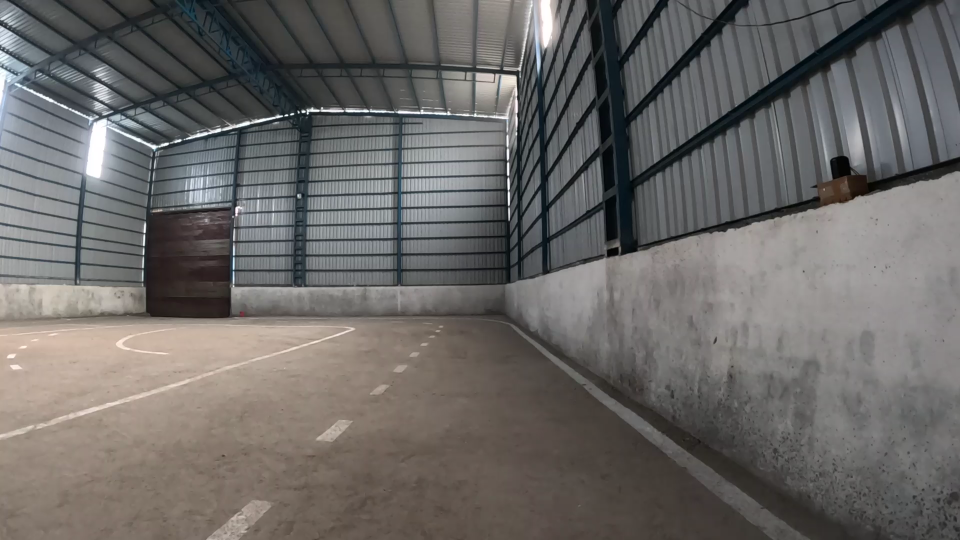
#> input picture CV_IPM_Task/camera_image1.png, 1920 x 1080 px, found by its file name (shown at 1/2 size)
$ python ipm_image.py
#> lines starting #> are read from the running program, lines starting #| are printed output that depends on the picture
#> further down, image is the input picture: shape (1080, 1920, 3); mean B, G, R 102.4, 104.4, 106.7

import numpy as np
import cv2


def do_ipm(image, **kwargs):
    (h, w) = (image.shape[0], image.shape[1])
    ymax = 566
    x1 = w//2 - 386
    x2 = w//2 + 114
    l = 1200
    # Image coordinates after undistortion
    source = np.float32([[24., 539.], [931., 599.], [737., 424.], [361., 426.]])

    # Image coordinates without undistortion
    # source = np.float32([[19., 550.], [1004., 611.], [767., 436.], [374., 431.]])
    destination  = np.float32([[x1, ymax], [x2, ymax], [x2, ymax-l], [x1, ymax-l]])
    M = cv2.getPerspectiveTransform(source, destination)
    warped = cv2.warpPerspective(image, M, (w, h), flags=cv2.INTER_LINEAR, borderMode=cv2.BORDER_CONSTANT, borderValue=0)

    return warped


def undistort( image, camera=1):
#> called with camera = 1
    camera_matrix = None
    dist_coeffs = None
    if camera==1: #camera1 parameters - Front Camera
        camera_matrix = np.array([[722.2992, 0,952.2574], [0, 722.1567, 539.8917], [0, 0, 1.000]])
        dist_coeffs = np.array([[-0.2058, 0.0562, 0., 0., 0.]])
    elif camera==0: #camera2 parameters - Left Camera
        camera_matrix = np.array([[841.6960, 0, 617.4311], [0, 840.6221, 388.3993], [0, 0, 1.000]])
        dist_coeffs = np.array([[-0.4017, 0.1730, 0., 0., 0.]])
    elif camera==2: #camera3 parameters - Right Camera
        camera_matrix = np.array([[874.9190, 0, 606.9020], [0, 868.3715, 370.6982], [0, 0, 1.000]])
        dist_coeffs = np.array([[-0.4519, 0.1926, 0., 0., 0.]])
    print(np.shape(image))
#| (1080, 1920, 3)
    width, height = np.shape(image)[1], np.shape(image)[0]
#> width = 1920; height = 1080
    newcameramatrix, _ = cv2.getOptimalNewCameraMatrix(camera_matrix, dist_coeffs, (width, height), 1, (width, height))
    undistorted_image = cv2.undistort(image, camera_matrix, dist_coeffs, None, newcameramatrix)
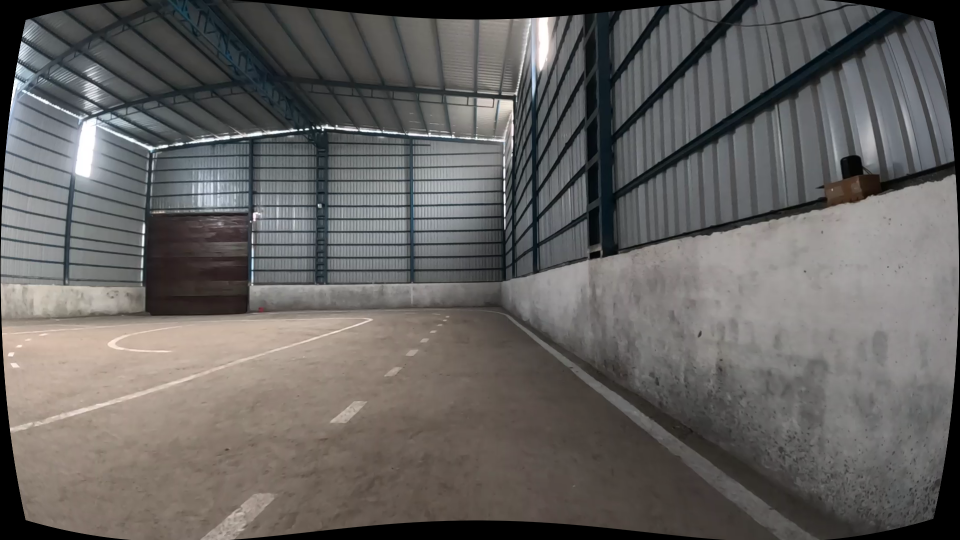
#> undistorted_image: shape (1080, 1920, 3) (shown at 1/2 size); mean B, G, R 96.4, 98.5, 100.8
    return undistorted_image


def straight_lane_detection(image):
    print('Handling Straight Lane')

    # x1, y1, x2, y2, _ = lane_without_stoplines(np.copy(image)) # 2 endpoints of the stopline

    # image[:y1,:] = 0 # region above stopline made empty as it would introduce bias in straight lane prediction
    image=undistort(image)
    image  = cv2.cvtColor(image, cv2.COLOR_BGR2GRAY) # convert image to grayscale
#> image: shape (1080, 1920)
    image  = cv2.resize(image, (1280, 720), interpolation = cv2.INTER_AREA) # remove the bottom portion of image
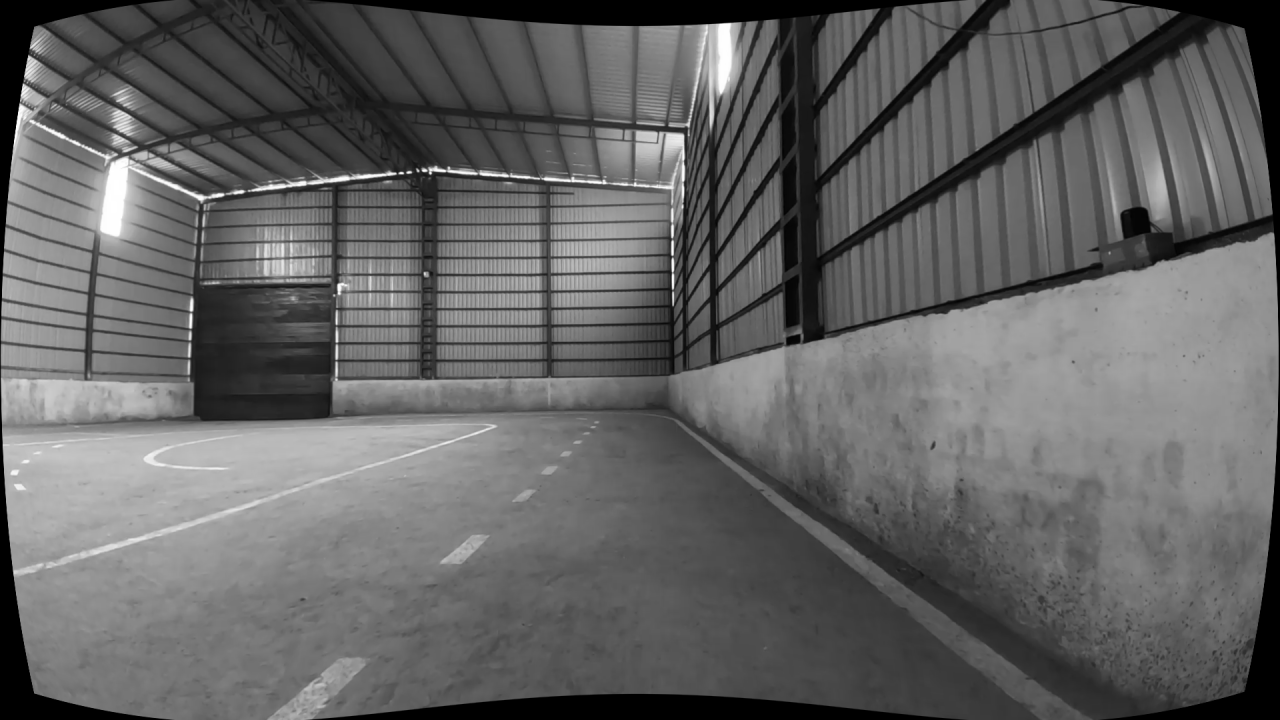
#> image: shape (720, 1280); min 0, max 255, mean 98.8
    warped_image = do_ipm(image) # get bird's eye view of image
#> in do_ipm, `warped = cv2.warpPerspective(image, M, (w, h), flags=cv2.INTER_LINEAR,..`:
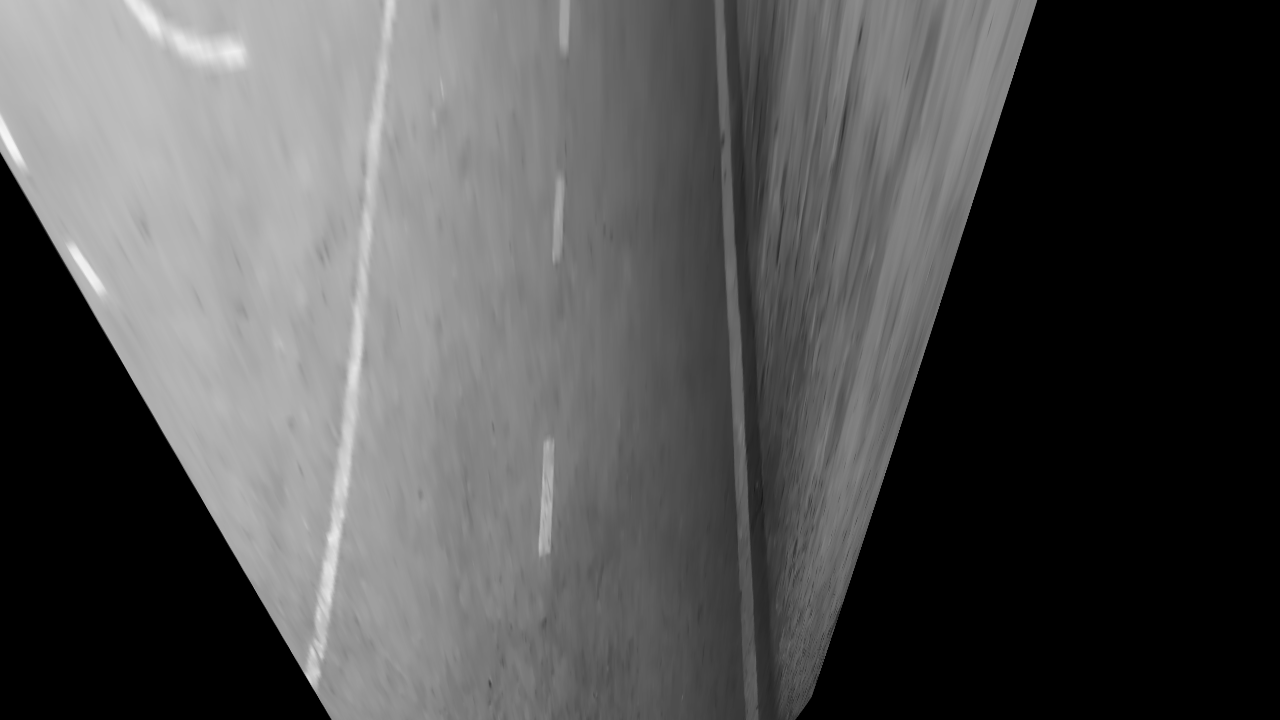
#> warped: shape (720, 1280); min 0, max 247, mean 80.8
    return warped_image
    # [20 lines of commented-out code are left out]


path = '/Users/kshitijvaidya/Desktop/VirtualEnvironment/SeDriCa_Projects/CV_IPM_Task/camera_image1.png'
image= cv2.imread(path)

ipm_image = straight_lane_detection(image)
cv2.imwrite('ipm_test2.png', ipm_image)
